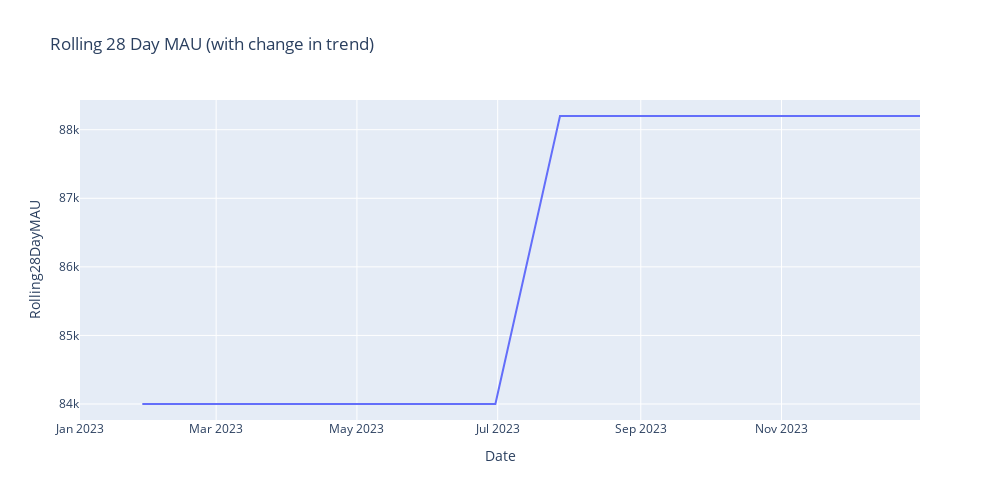

Notebook source saved alongside this figure:
### Markdown cell above
There is enough variation between each month that it's difficult to see the increase starting in July without staring at this plot for a while and comparing the MAU of each month with each other. Even when we include the percent changes from month to month, it only looks like July was a good month (but not as good as March), but the the one-time change in July no longer shows up after that month.

Now let's look at MAU by rolling 28 day periods.

### Code cell
# Calculating the rolling 28-day MAU
df_temp['Rolling28DayMAU'] = df_temp['NumUsers'].rolling(28).sum()

# Plotting as a line plot
fig = px.line(df_temp, x='Date', y='Rolling28DayMAU', title='Rolling 28 Day MAU (with change in trend)', width=1000, height=500)
fig.show()

### Figure 1 — Plotly figure (JSON) as saved in the notebook; plotly's stock layout.template omitted (floating-point values rounded to 4 significant figures; data arrays with more than 128 entries replaced by an {"elided": "..."} marker saying what was removed)
{"data": [{"hovertemplate": "Date=%{x}<br>Rolling28DayMAU=%{y}<extra></extra>", "legendgroup": "", "line": {"color": "#636efa", "dash": "solid"}, "marker": {"symbol": "circle"}, "mode": "lines", "name": "", "orientation": "v", "showlegend": false, "type": "scatter", "x": {"elided": "365 str values"}, "xaxis": "x", "y": {"elided": "365 int values"}, "yaxis": "y"}], "layout": {"height": 500, "legend": {"tracegroupgap": 0}, "title": {"text": "Rolling 28 Day MAU (with change in trend)"}, "width": 1000, "xaxis": {"anchor": "y", "domain": [0, 1], "title": {"text": "Date"}}, "yaxis": {"anchor": "x", "domain": [0, 1], "title": {"text": "Rolling28DayMAU"}}}}
